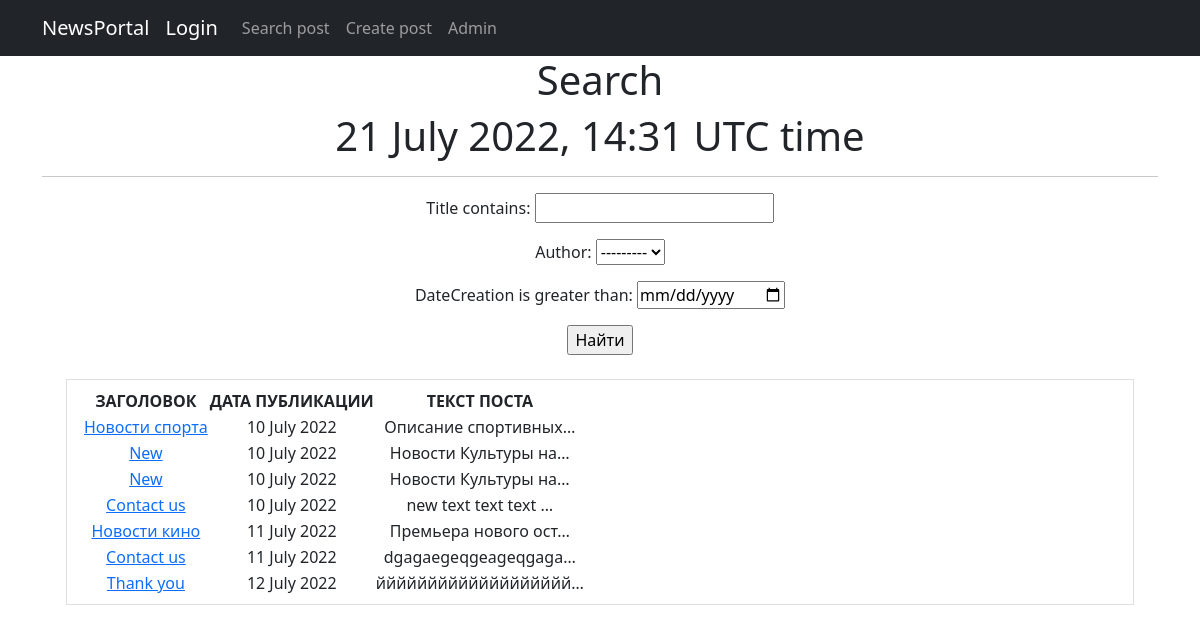
The app's page /news/search/ with its own data.
### news/models.py (models this page shows, shortened)
class Post(models.Model):
    author = models.ForeignKey(Author, on_delete=models.CASCADE)
    NEWS = 'NW'
    ARTICLE = 'AR'
    CATEGORY_CHOICES = (
        (NEWS, 'Новость'),
        (ARTICLE, 'Статья'),
    )
    categoryType = models.CharField(max_length=2, choices=CATEGORY_CHOICES, default=ARTICLE)
    dateCreation = models.DateTimeField(auto_now_add=True)
    postCategory = models.ManyToManyField(Category, through='PostCategory')
    title = models.CharField(max_length=128)
    text = models.TextField()
    rating = models.SmallIntegerField(default=0)
    def get_absolute_url(self):
        return reverse('post_detail', args=[str(self.id)])

### news/views.py (the view)
# urls.py: path('search/', SearchListViews.as_view(), name='post_search'),
class SearchListViews(PostsList):
    model = Post
    template_name = 'post_search.html'
    context_object_name = 'search'
    def get_context_data(self, **kwargs):
        context = super().get_context_data(**kwargs)
        context['time_now'] = datetime.now()
        context['filter'] = PostFilter(self.request.GET, queryset=self.get_queryset())
        return context

### news/models.py (called while the page is built)
    def __str__(self):
        return f'{self.authorUser}'

### news/templatetags/custom_filters.py (called while the page is built)
@register.filter()
def censor(text):
    new_text = re.sub(r'[^\w\s]', '', text)
    word_list = new_text.strip().split()
    new_stop_list = [x.lower() for x in WORDS_TO_CATCH]
    for word in word_list:
        word_len = len(word)
        if (word.lower() in new_stop_list) or (
                (word.lower()[-1] == 's') and (word.lower()[:word_len - 1] in new_stop_list)):
            substitute = word[0] + '*' * (len(word) - 2) + word[-1]  # about -> a***t
            text = text.replace(word, substitute)
    return text

### news/views.py (called while the page is built)
    def get_queryset(self):
        queryset = super().get_queryset()
        self.filterset = PostFilter(self.request.GET, queryset)
        return self.filterset.qs

### templates/post_search.html
{% extends 'flatpages/default.html' %}
{% load custom_filters %}
{% load custom_tags %}
{% block content %}
    <h1>Search</h1>
<h1> {{ time_now|date:'d F Y, H:i' }} UTC time</h1>
    <hr>
<div class="container">
    <form method="GET">
     {{ filter.form.as_p }}
    <input type="submit" value="Найти">
    </form>
</div>
<br>
<div class="container">
    <table class="list-group-item">
        <tr>
            <th>ЗАГОЛОВОК</th>
            <th>ДАТА ПУБЛИКАЦИИ</th>
            <th>ТЕКСТ ПОСТА</th>
        </tr>
        {% for p in filter.qs %}
        <tr>
            <td><a href="{{ p.get_absolute_url }}"> {{ p.title|censor }} </a></td>
            <td>{{ p.dateCreation|date:'d F Y' }}</td>
            <td>{{ p.text|truncatechars:20|censor }}</td>
        </tr>
        {% endfor %}
    </table>
</div>
{% endblock %}

### templates/flatpages/default.html (shortened to what this page needs)
<!DOCTYPE html>
<html lang="en">
    <head>
        {% load static %}
        <link href="{% static 'css/styles.css' %}" rel="stylesheet" />
    </head>
    <body>
        <nav class="navbar navbar-expand-lg navbar-dark bg-dark static-top">
           <div class="container">
               <a class="navbar-brand" href="http://127.0.0.1:8000/news">NewsPortal</a>
               <a class="navbar-brand" href="http://127.0.0.1:8000">Login</a>
               <div class="collapse navbar-collapse" id="navbarResponsive">
                   <ul class="navbar-nav ml-auto">
                       <li class="nav-item active">
                        <li class="nav-item">
                           <a class="nav-link" href="search/">Search post</a>
                       </li>
                       <li class="nav-item">
                           <a class="nav-link" href="create/">Create post</a>
                       </li>
                        <li class="nav-item">
                           <a class="nav-link" href="http://127.0.0.1:8000/admin">Admin</a>
                       </li>
                       </li>
                   </ul>
               </div>
           </div>
        </nav>
        <div class="container">
           <div class="row">
               <div class="col-lg-12 text-center">
                   {% block content %}{% endblock content %}
               </div>
           </div>
        </div>
    </body>
</html>

### records on screen
Post: title|censor "Новости спорта", dateCreation "10 July 2022", text|censor "Описание спортивных…"
Post: title|censor "New", dateCreation "10 July 2022", text|censor "Новости Культуры на…"
Post: title|censor "New", dateCreation "10 July 2022", text|censor "Новости Культуры на…"
Post: title|censor "Contact us", dateCreation "10 July 2022", text|censor "new text text text …"
Post: title|censor "Новости кино", dateCreation "11 July 2022", text|censor "Премьера нового ост…"
Post: title|censor "Contact us", dateCreation "11 July 2022", text|censor "dgagaegeqgeageqgaga…"
Post: title|censor "Thank you", dateCreation "12 July 2022", text|censor "ййййййййййййййййййй…"

### other values on screen
{{ time_now|date:'d F Y, H:i' }} "21 July 2022, 14:31"
